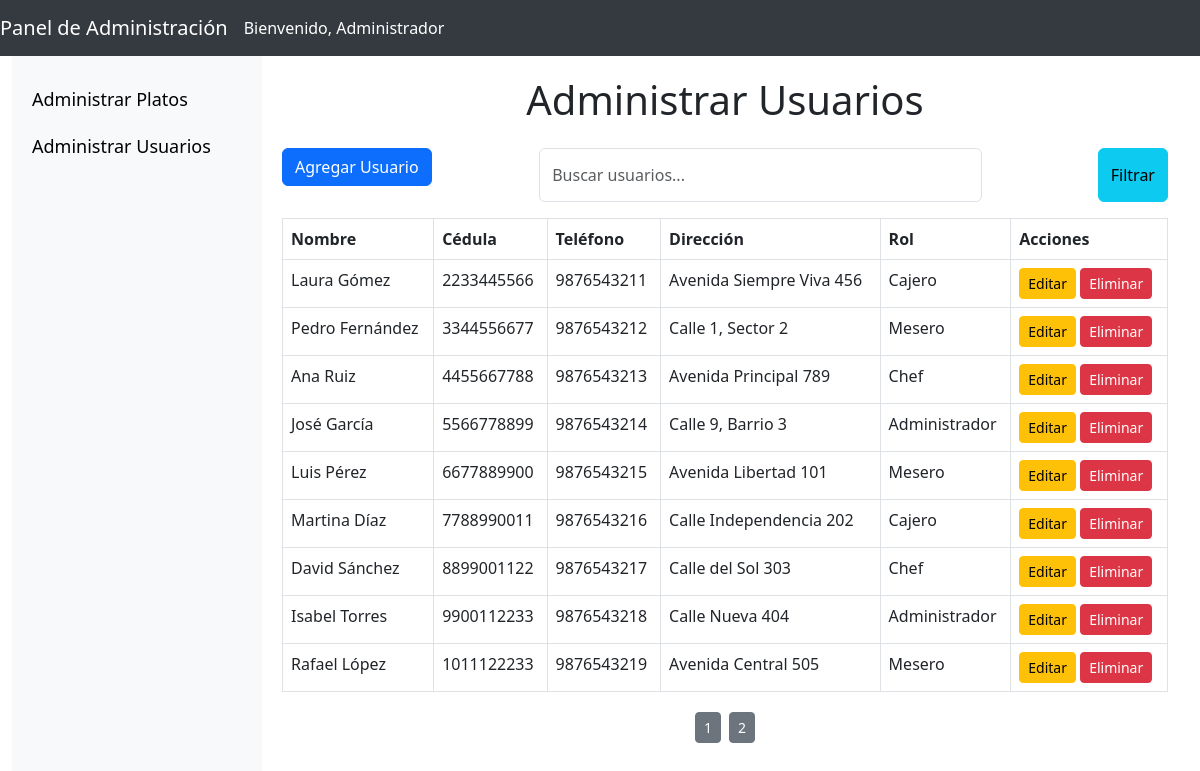
The app's page /admin_usuarios.php?page=2 with its own data.
### tables this page shows
CREATE TABLE `usuarios` (
  `id` int(11) NOT NULL,
  `nombre` varchar(255) NOT NULL,
  `cedula` varchar(20) NOT NULL,
  `telefono` varchar(20) NOT NULL,
  `direccion` text NOT NULL,
  `rol` varchar(50) NOT NULL
);

### admin_usuarios.php (the view, shortened to what this page needs)
<?php include 'conexion.php';?>
<!DOCTYPE html>
<html lang="es">
<head>
    <link href="https://cdn.jsdelivr.net/npm/bootstrap@5.3.0/dist/css/bootstrap.min.css" rel="stylesheet">
</head>
<body>
<nav class="navbar navbar-expand-lg navbar-custom">
    <a class="navbar-brand" href="#">Panel de Administración</a>
    <div class="navbar-text">Bienvenido, Administrador</div>
</nav>
<div class="container-fluid">
    <div class="sidebar">
        <a href="index.php">Administrar Platos</a>
        <a href="admin_usuarios.php">Administrar Usuarios</a>
    </div>
    <div class="content">
        <div class="section">
        <h1 class="text-center mb-4">Administrar Usuarios</h1>
            <div class="d-flex justify-content-between mb-3">
                <a href="formulario_usuario.php" class="btn btn-primary mb-3">Agregar Usuario</a>
                <input type="text" id="searchInput" class="form-control w-50" placeholder="Buscar usuarios...">
                <button class="btn btn-info ms-2" onclick="filterTable()">Filtrar</button>
            </div>
            <table id="usuariosTable" class="table table-bordered">
                <thead>
                    <tr>
                        <th>Nombre</th>
                        <th>Cédula</th>
                        <th>Teléfono</th>
                        <th>Dirección</th>
                        <th>Rol</th>
                        <th>Acciones</th>
                    </tr>
                </thead>
                <tbody>
                    <?php
                    $items_per_page = 10;
                    $current_page = isset($_GET['page']) ? $_GET['page'] : 1;
                    $offset = ($current_page - 1) * $items_per_page;
                    $sql_usuarios = "SELECT * FROM usuarios LIMIT $offset, $items_per_page";
                    $resultado_usuarios = $conexion->query($sql_usuarios);
                    while ($fila_usuarios = $resultado_usuarios->fetch_assoc()) {
                        echo "<tr>
                                <td>{$fila_usuarios['nombre']}</td>
                                <td>{$fila_usuarios['cedula']}</td>
                                <td>{$fila_usuarios['telefono']}</td>
                                <td>{$fila_usuarios['direccion']}</td>
                                <td>{$fila_usuarios['rol']}</td>
                                <td>
                                    <a href='editar_usuario.php?id={$fila_usuarios['id']}' class='btn btn-warning btn-sm'>Editar</a>
                                    <a href='eliminar_usuario.php?id={$fila_usuarios['id']}' class='btn btn-danger btn-sm' onclick='return confirm(\"¿Estás seguro?\")'>Eliminar</a>
                                </td>
                            </tr>";
                    }
                    ?>
                </tbody>
            </table>
            <div class="pagination-container">
                <?php
                $sql_total_usuarios = "SELECT COUNT(*) AS total FROM usuarios";
                $result_total_usuarios = $conexion->query($sql_total_usuarios);
                $total_usuarios = $result_total_usuarios->fetch_assoc()['total'];
                $total_pages = ceil($total_usuarios / $items_per_page);
                for ($i = 1; $i <= $total_pages; $i++) {
                    echo "<a href='admin_usuarios.php?page=$i' class='btn btn-secondary btn-sm mx-1'>$i</a>";
                }
                ?>
            </div>
        </div>
    </div>
</div>
</body>
</html>

### admin_usuarios.php (style rules this page uses)
body { display: flex; min-height: 100vh; flex-direction: column; }
.container-fluid { display: flex; flex: 1; }
.sidebar { width: 250px; background-color: #f8f9fa; height: 100vh; padding-top: 20px; position: fixed; }
.sidebar a { padding: 10px 20px; text-decoration: none; color: #000; display: block; font-size: 18px; }
.content { margin-left: 250px; padding: 20px; flex: 1; }
.navbar-custom { background-color: #343a40; }
.navbar-custom .navbar-brand, .navbar-custom .navbar-text { color: white; }
.section { margin-bottom: 40px; }
.pagination-container { display: flex; justify-content: center; margin-top: 20px; }

### records on screen
usuarios: nombre "Laura Gómez", cedula "2233445566", telefono "9876543211", direccion "Avenida Siempre Viva 456", rol "Cajero"
usuarios: nombre "Pedro Fernández", cedula "3344556677", telefono "9876543212", direccion "Calle 1, Sector 2", rol "Mesero"
usuarios: nombre "Ana Ruiz", cedula "4455667788", telefono "9876543213", direccion "Avenida Principal 789", rol "Chef"
usuarios: nombre "José García", cedula "5566778899", telefono "9876543214", direccion "Calle 9, Barrio 3", rol "Administrador"
usuarios: nombre "Luis Pérez", cedula "6677889900", telefono "9876543215", direccion "Avenida Libertad 101", rol "Mesero"
usuarios: nombre "Martina Díaz", cedula "7788990011", telefono "9876543216", direccion "Calle Independencia 202", rol "Cajero"
usuarios: nombre "David Sánchez", cedula "8899001122", telefono "9876543217", direccion "Calle del Sol 303", rol "Chef"
usuarios: nombre "Isabel Torres", cedula "9900112233", telefono "9876543218", direccion "Calle Nueva 404", rol "Administrador"
usuarios: nombre "Rafael López", cedula "1011122233", telefono "9876543219", direccion "Avenida Central 505", rol "Mesero"
